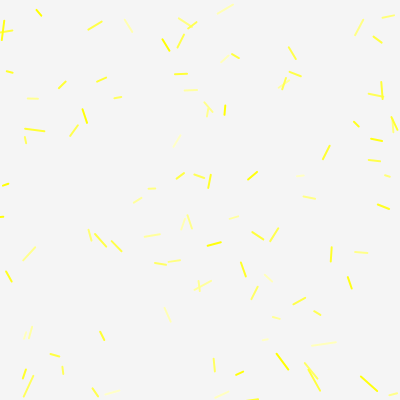
Frame 1 (no input)
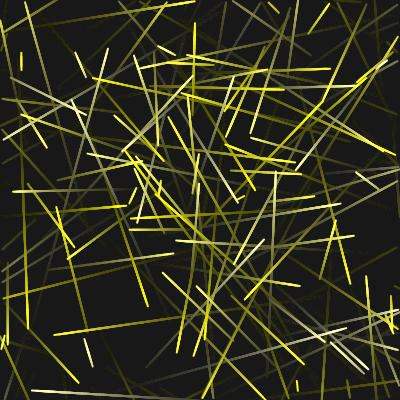
Frame 60 (no input)
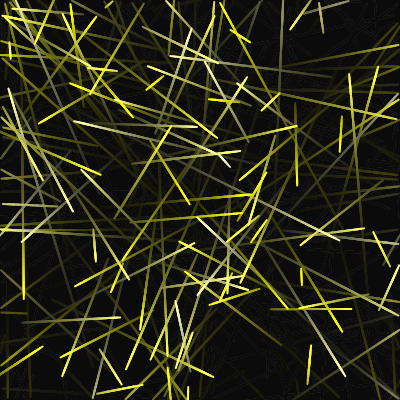
Frame 120 (the mouse pressed at the canvas centre since frame 60)

The p5.js sketch that drew these frames (run headless with seeded random() and noise() and a simulated clock; from frame 60 on, the mouse is pressed at the canvas centre):

// p5.js sketch
// ── sketch.js
let étoiles = [];

function setup() {
  createCanvas(400, 400);
  for (let i = 0; i < 100; i++) {
    étoiles.push(new ÉtoileFilante());
  }
}

function draw() {
  background(0, 10);
  for (let étoile of étoiles) {
    étoile.miseAJour();
    étoile.afficher();
  }
}

class ÉtoileFilante {
  constructor() {
    this.réinitialiser();
  }
  
  réinitialiser() {
    this.pos = createVector(random(width), random(height));
    this.vit = p5.Vector.random2D().mult(random(2, 5));
    this.longueur = random(20, 50);
    this.couleur = color(255, 255, random(200));
  }
  
  miseAJour() {
    this.pos.add(this.vit);
    if (
      this.pos.x < 0 || this.pos.x > width ||
      this.pos.y < 0 || this.pos.y > height
    ) {
      this.réinitialiser();
    }
  }
  
  afficher() {
    stroke(this.couleur);
    strokeWeight(2);
    // traînée
    line(
      this.pos.x, this.pos.y,
      this.pos.x - this.vit.x * this.longueur / 10,
      this.pos.y - this.vit.y * this.longueur / 10
    );
  }
}
